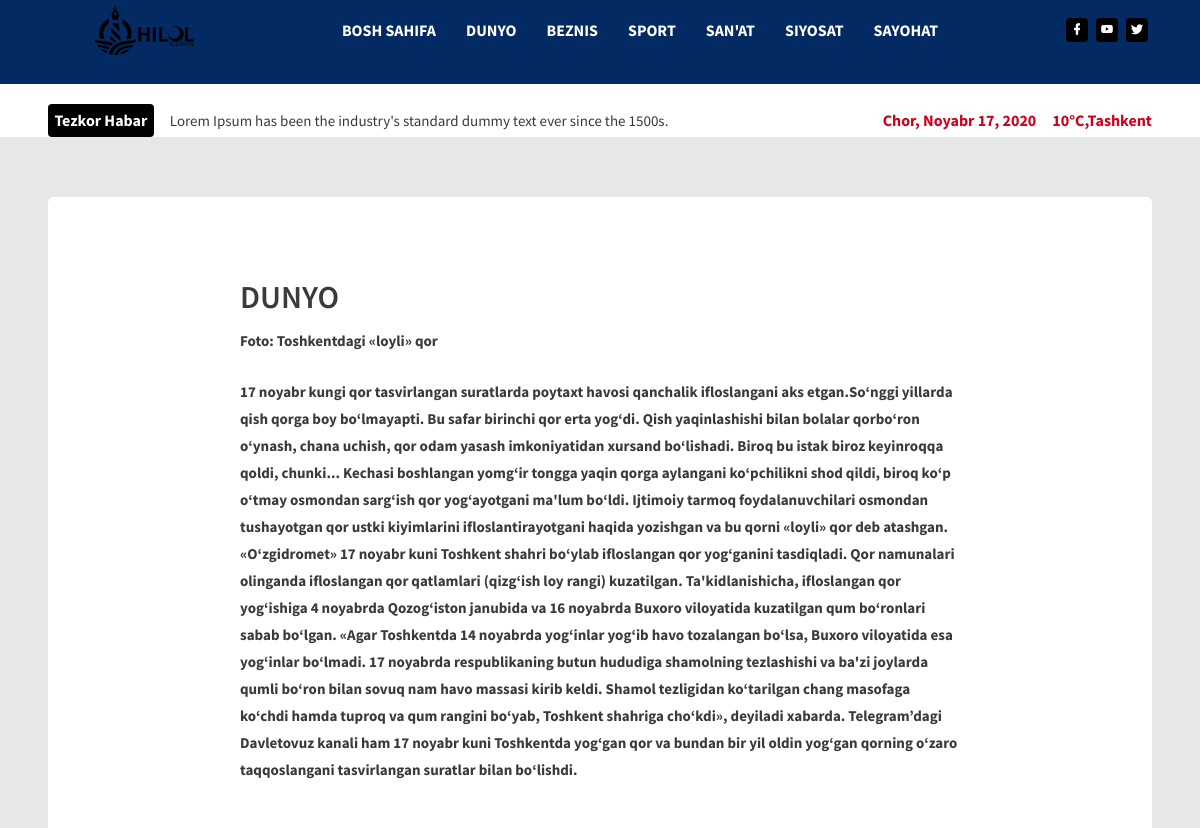
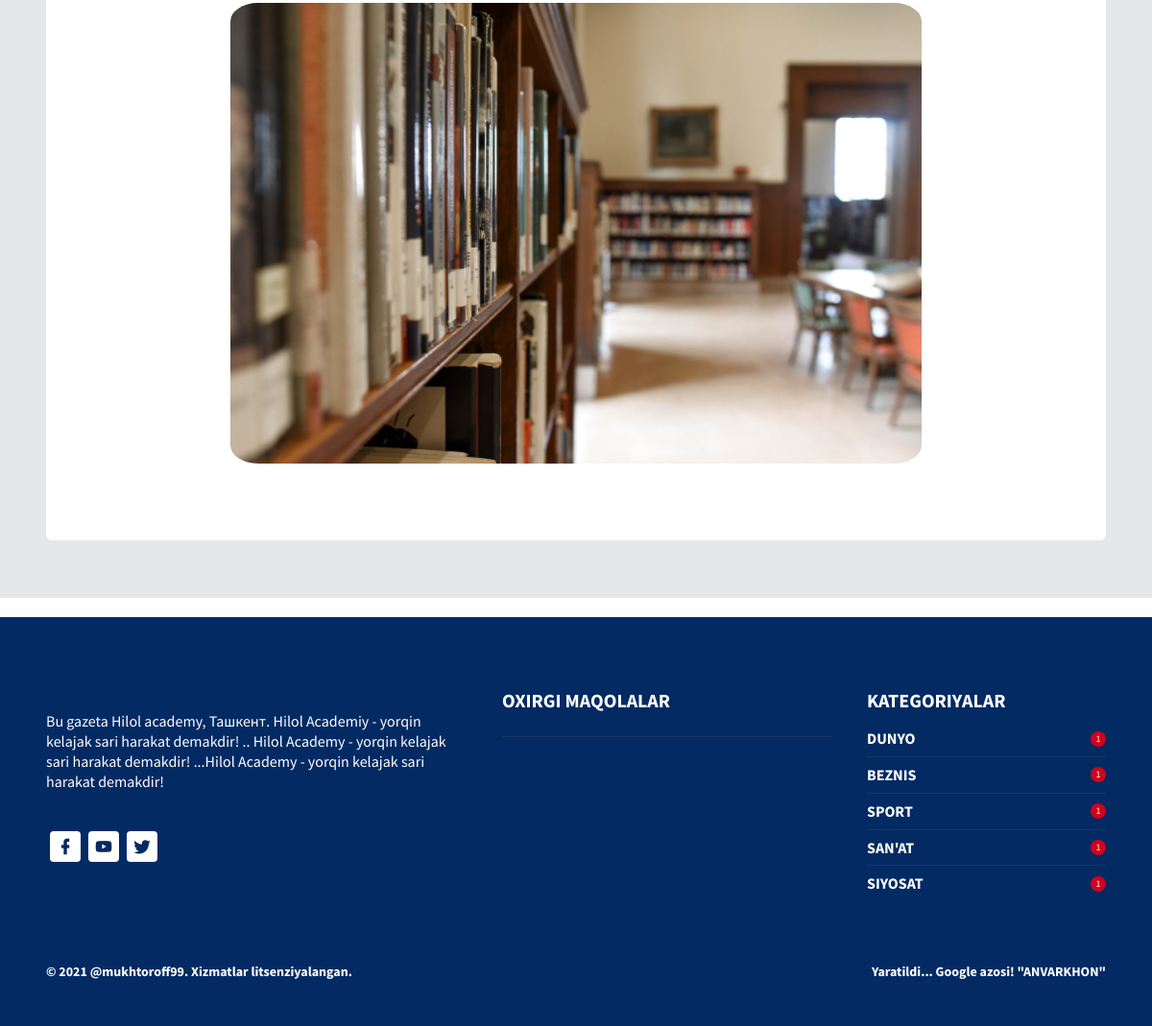
Screenshot of /postdetail/10/ with the database file from the repository (2 pictures, top to bottom).
### my_app/models.py (models this page shows, shortened)
class News(models.Model):
    title = models.CharField(max_length=250, null=False, blank=False)
    image = models.ImageField(upload_to='images/', blank=True)
    text = models.TextField(null=False, blank=False)
    category = models.ForeignKey(
        Category, blank=False,
        null=True,
        on_delete=models.SET_NULL)
    created_at = models.DateTimeField(auto_now_add=True)

class Category(models.Model):
    name = models.CharField(max_length=100, null=False, blank=False)
    def __str__(self):
        return self.name

### my_app/views.py (the view)
# urls.py: path('postdetail/<int:news_id>/', views.post_detail, name="post_detail"),
def post_detail(request, news_id):
	stri = get_object_or_404(News, pk=news_id)
	string1 = News.objects.all().filter(category_id=news_id)
	ctx = {
		"new": stri,
		"asd": string1,
	}
	return render(request, "post_detail.html", ctx)

### templates/post_detail.html
{% extends 'base.html' %}
{% block content %}
      <div class="content-wrapper">
        <div class="container">
          <div class="row">
            <div class="col-sm-12">
              <div class="card" data-aos="fade-up">
                <div class="card-body">
                  <div class="aboutus-wrapper">
                    <h1 class="mt-5">
                      {{ new.category }}
                    </h1>
                    <p class="font-weight-600 fs-15">
                      {{ new.title }}
                    </p>
                    <p class="font-weight-600 fs-15 mb-5 mt-4">
                      {{ new.text }}
                    </p>
                    <img
                      src="{{ new.image.url }}"
                      alt="banner"
                      class="img-fluid mb-5"
                    />
                  </div>
                </div>
              </div>
            </div>
          </div>
        </div>
      </div>
    </div>
{% endblock content %}

### rows the page displays
News: category "DUNYO", title "Foto: Toshkentdagi «loyli» qor", text "17 noyabr kungi qor tasvirlangan suratlarda poytaxt havosi qanchalik ifloslangani aks etgan.So‘nggi yillarda qish qorga boy bo‘lmayapti. Bu safar birinchi qor erta yog‘di. Qish yaqinlashishi bilan bolalar qorbo‘ron o‘ynash, chana uchish, qor odam yasash imkoniyatidan xursand bo‘lishadi. Biroq bu istak biroz keyinroqqa qoldi, chunki... Kechasi boshlangan yomg‘ir tongga yaqin qorga aylangani ko‘pchilikni shod qildi, biroq ko‘p o‘tmay osmondan sarg‘ish qor yog‘ayotgani ma'lum bo‘ldi. Ijtimoiy tarmoq foydalanuvchilari osmondan tushayotgan qor ustki kiyimlarini ifloslantirayotgani haqida yozishgan va bu qorni «loyli» qor deb atashgan. «O‘zgidromet» 17 noyabr kuni Toshkent shahri bo‘ylab…", image (picture)
